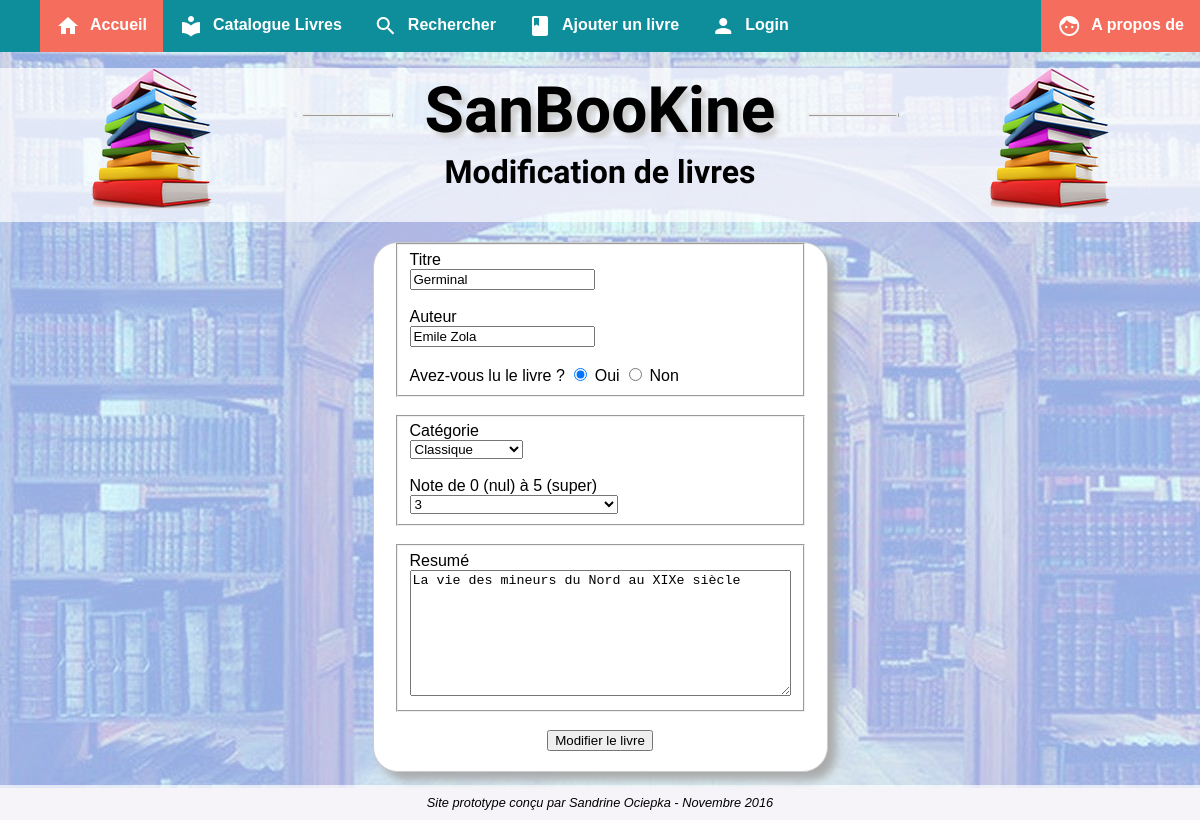
The app's page /mod_livres.php?id_livre=2 with its own data.
### tables this page shows
CREATE TABLE `sbk_book` (
  `id` int(11) NOT NULL,
  `titre` varchar(255) NOT NULL,
  `auteur` varchar(255) NOT NULL,
  `resume` text NOT NULL,
  `note` int(11) NOT NULL,
  `lu` varchar(11) NOT NULL,
  `date_ajout` date NOT NULL,
  `date_lu` date NOT NULL,
  `id_user` int(11) NOT NULL,
  `id_cat` int(11) NOT NULL
);

CREATE TABLE `sbk_categorie` (
  `id` int(11) NOT NULL,
  `nom_cat` varchar(255) NOT NULL,
  `desc_cat` text NOT NULL
);

### modeles/m_list_livres.php (called while the page is built, shortened)
<?php
function get_livre($id_livre)
{
global $db;
$statement=$db->prepare("SELECT id,titre, auteur,resume,note,lu,DAY(date_ajout) AS jour,
MONTH(date_ajout) AS mois, YEAR(date_ajout) AS annee,id_user,id_cat FROM sbk_book WHERE id= :id_livre");
$statement->bindParam(':id_livre', $id_livre, PDO::PARAM_INT);
$statement->execute();
return $statement;
}
function get_cat($id_cat)
{
global $db;
$statement1=$db->prepare("SELECT * FROM sbk_categorie WHERE id= :id_cat");
$statement1->bindParam(':id_cat', $id_cat, PDO::PARAM_INT);
$statement1->execute();
return $statement1;
}
?>

### vues/v_mod_form.php (the view, shortened to what this page needs)
<section id="form">
<form action="mod_livres.php?id_livre=<?php echo $_GET['id_livre']; ?>" method="post">
	<fieldset>
		<label for="titre">Titre</label><br/>
			<input type="text" name="titre" id="titre" value="<?php echo $donnee['titre']; ?>" /><br /><br/>
			<label for="auteur">Auteur</label><br/>
			<input type="text" name="auteur" id="auteur" value="<?php echo $donnee['auteur']; ?>" /><br /><br/>
			Avez-vous lu le livre ?
<input type="radio" name="lu" value="oui" id="oui" checked="checked" /> <label for="oui">Oui</label>
<input type="radio" name="lu" value="non" id="non" /> <label for="non">Non</label>
	</fieldset><br />
	<fieldset>
	Catégorie<br />
		<select name="id_cat">
			<option value="<?php echo $donnees['id_cat']; ?>"><?php echo $donne['nom_cat']; ?></option>
		</select>
			<br /><br/>
			Note de 0 (nul) à 5 (super)<br />
		<select name="note">
			<option  value="<?php echo $donnees['note']; ?>"><?php echo $donnees['note']; ?></option>
		</select>
	</fieldset><br />
	<fieldset>
	Resumé<br />
		<textarea name="resume" rows="8" cols="45"><?php echo $resume; ?></textarea>
	</fieldset><br />
	<div align="center"><input type="submit" value="Modifier le livre"></div>
</form>
</section>

### css/stylemain.css (style rules this page uses)
html, body { font-family: arial, sans-serif; margin-top:0px; margin-left: 0px; height:100%; }
body { background: #e2d8e9; background-image: url('img/fond.jpg'); background-repeat: no-repeat; background-attachment: fixed; margin-top:0px; margin-left: 0px; width:100%; }
section { text-align:left; }

### mod_livres.php (style rules this page uses)
body { background-image: url("img/fond.jpg"); }

### records on screen
sbk_book: titre "Germinal", auteur "Emile Zola", note "3", resume "La vie des mineurs du Nord au XIXe siècle"
sbk_categorie: id_cat "Classique"
